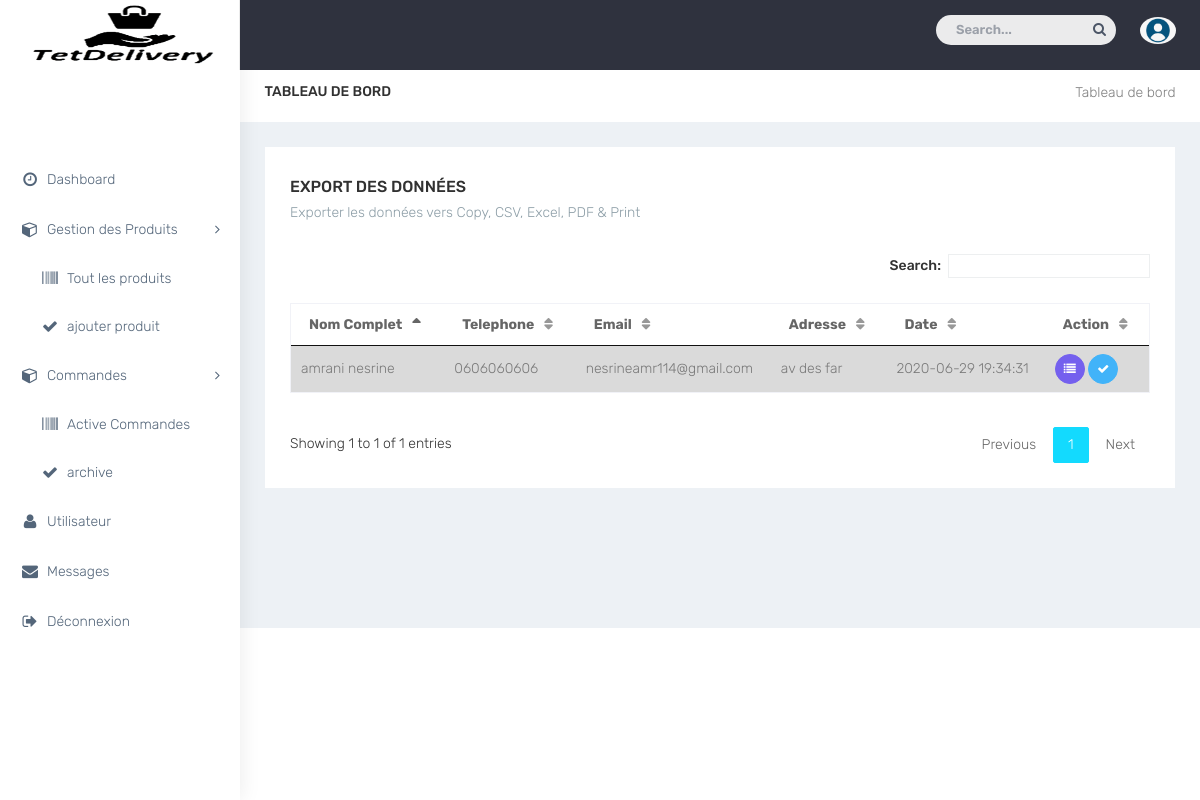
/archived.php, run on the app's committed database.
### tables this page shows
CREATE TABLE `commandes` (
  `id` int(11) NOT NULL,
  `id_client` int(11) NOT NULL,
  `nom` varchar(20) NOT NULL,
  `prenom` varchar(20) NOT NULL,
  `telephone` text NOT NULL,
  `email` text NOT NULL,
  `adresse` text NOT NULL,
  `date` datetime NOT NULL,
  `statut` int(2) DEFAULT NULL
);

### archived.php (the view, shortened to what this page needs)
<?php
 $servername = "localhost";
$username = "root";
$password = "";
$dbname = "tetouandelivery";
$conn = new mysqli($servername, $username, $password, $dbname);
$sql3 = "SELECT * FROM admins,clients where admins.id = clients.id AND admins.id='".$_SESSION['id']."'";
$req3 = mysqli_query($conn,$sql3) or die('Erreur SQL !<br/>'.$sql3.'<br/>'.mysqli_error($conn));
$data3 = mysqli_fetch_array($req3);
?>
<!DOCTYPE html>
<html lang="en">
<head>
        <link href="https://cdn.datatables.net/buttons/1.2.2/css/buttons.dataTables.min.css" rel="stylesheet" type="text/css" />
    <link href="plugins/bower_components/datatables/jquery.dataTables.min.css" rel="stylesheet" type="text/css" />
    <link href="plugins/bower_components/sidebar-nav/dist/sidebar-nav.min.css" rel="stylesheet">
    <link href="bootstrap/dist/css/bootstrap.min.css" rel="stylesheet">
    <link href="bootstrap/dist/css/bootstrap.min.css" rel="stylesheet">
    <link href="plugins/bower_components/sidebar-nav/dist/sidebar-nav.min.css" rel="stylesheet">
    <link href="plugins/bower_components/toast-master/css/jquery.toast.css" rel="stylesheet">
    <link href="plugins/bower_components/morrisjs/morris.css" rel="stylesheet">
    <link href="plugins/bower_components/chartist-js/dist/chartist.min.css" rel="stylesheet">
    <link href="plugins/bower_components/chartist-plugin-tooltip-master/dist/chartist-plugin-tooltip.css" rel="stylesheet">
    <link href="css/animate.css" rel="stylesheet">
    <link href="css/style1.css" rel="stylesheet">
    <link href="css/colors/default.css" id="theme" rel="stylesheet">
</head>
<body class="fix-header">
    <div id="wrapper">
        <nav class="navbar navbar-default navbar-static-top m-b-0">
            <div class="navbar-header">
               <div class="top-left-part">
                    <a class="logo" href="dashboard.php">
                        <b>
                        </b>
                        <span class="hidden-xs">
                           <img src="images/banImg4.png" alt="home" class="light-logo" style="width:200px;height:70px;" />
                        </span>
                    </a>
                </div>
                <ul class="nav navbar-top-links navbar-right pull-right">
                    <li>
                        <form role="search" class="app-search hidden-sm hidden-xs m-r-10">
                            <input type="text" placeholder="Search..." class="form-control">
                            <a href="">
                                <i class="fa fa-search"></i>
                            </a>
                        </form>
                    </li>
                      <li>
                        <a class="profile-pic" href="#"> <img src="images/user2.png" alt="user-img" width="36" class="img-circle"><b class="hidden-xs"><?= $data3['prenom'] ?></b></a>
                    </li>
                </ul>
            </div>
        </nav>
        <div class="navbar-default sidebar" role="navigation">
            <div class="sidebar-nav slimscrollsidebar">
                <div class="sidebar-head">
                    <h3><span class="fa-fw open-close"><i class="ti-close ti-menu"></i></span> <span class="hide-menu">Navigation</span></h3>
                </div>
                 <div class="user-profile">
                </div>
                <ul class="nav" id="side-menu">
                    <li style="padding: 70px 0 0;">
                        <a href="dashboard.php" class="waves-effect"><i class="fa fa-clock-o fa-fw" aria-hidden="true"></i>Dashboard</a>
                    </li>
                     <li>
                        <a href="javascript:void(0)" class="waves-effect"><i class="fa fa-cube fa-user fa-fw" aria-hidden="true"></i><span class="hide-menu">Gestion des Produits<span class="fa arrow"></span></span></a>
                       <ul class="nav nav-second-level">
                            <li> <a href="gproduits.php"><i data-icon="/" class="fa fa-barcode fa-fw"></i><span class="hide-menu">Tout les produits</span></a> </li>
                            <li> <a href="ajouterproduit.php"><i data-icon="7" class="fa fa-check fa-fw"></i><span class="hide-menu">ajouter produit </span></a> </li>
                        </ul>
                    </li>
                     <li>
                        <a href="javascript:void(0)" class="waves-effect"><i class="fa fa-cube fa-user fa-fw" aria-hidden="true"></i><span class="hide-menu">Commandes<span class="fa arrow"></span></span></a>
                       <ul class="nav nav-second-level">
                            <li> <a href="gcommandes.php"><i data-icon="/" class="fa fa-barcode fa-fw"></i><span class="hide-menu">Active Commandes</span></a> </li>
                            <li> <a href="archived.php"><i data-icon="7" class="fa fa-check fa-fw"></i><span class="hide-menu">archive </span></a> </li>
                        </ul>
                    </li>
                    <li>
                        <a href="gusers.php" class="waves-effect"><i class="fa fa-user fa-fw" aria-hidden="true"></i>Utilisateur</a>
                    </li>
                   <li>
                        <a href="gmessages.php" class="waves-effect"><i class="fa fa-envelope fa-fw" aria-hidden="true"></i>Messages</a>
                    </li>
                    <li>
                        <a href="logout.php" class="waves-effect"><i class="fa fa-sign-out fa-fw" aria-hidden="true"></i>Déconnexion</a>
                    </li>
                </ul>
            </div>
        </div>
        <div id="page-wrapper">
            <div class="container-fluid">
                <div class="row bg-title">
                    <div class="col-lg-3 col-md-4 col-sm-4 col-xs-12">
                        <h4 class="page-title">Tableau de bord</h4> </div>
                    <div class="col-lg-9 col-sm-8 col-md-8 col-xs-12">
                        <ol class="breadcrumb">
                            <li><a href="#">Tableau de bord</a></li>
                        </ol>
                    </div>
                </div>
                <div class="row">
                    <div class="col-sm-12">
                        <div class="white-box">
                            <h3 class="box-title m-b-0">Export des données</h3>
                            <p class="text-muted m-b-30">Exporter les données vers Copy, CSV, Excel, PDF & Print</p>
                            <div class="table-responsive">
                                <table id="example23" class="display nowrap" cellspacing="0" width="100%">
                                    <thead>
                                        <tr>
                                            <th>Nom Complet</th>
                                            <th>Telephone</th>
                                            <th>Email</th>
                                            <th>Adresse</th>
                                            <th>Date</th>
                                            <th>Action</th>
                                        </tr>
                                    </thead>
                                    <tbody>
                                        <?php
                                        include_once('data-table.php');
                                        if($row=data_collecter("commandes"))
                                        {
                                            foreach($row as $a)
                                            {
                                                if($a['statut']==1)
                                                {
                                                echo "<tr  style='background-color:#DADADA;border:1px white solid;'>
                                            <td>".$a["nom"]." ".$a["prenom"]."</td>
                                            <td>".$a["telephone"]."</td>
                                            <td>".$a["email"]."</td>
                                            <td>".$a["adresse"]."</td>
                                            <td>".$a["date"]."</td>
                                            <td>
                            <a type='button' href='invoice1.php?id=".$a["id"]."' class='btn btn-primary btn-circle btn-sm'><i class='fa fa-list'></i> </a>
                            ".archivebutton($a['id'])."
                                            </td></tr> ";
                                                }
                                            }
                                            }
                                         ?>
                                    </tbody>
                                </table>
                            </div>
                        </div>
                    </div>
                </div>
                </div>
            </div>
            <footer class="footer text-center">  </footer>
        </div>
</body>
</html>

### data-table.php (shortened to what this page needs)
<?php
function data_collecter($type)
{
$servername = "localhost";
$username = "root";
$password = "";
$dbname = "tetouandelivery";
$conn = new mysqli($servername, $username, $password, $dbname);
if($type=="produits"){$sql = "SELECT * FROM produits";}
else if($type=="users"){$sql = "SELECT * FROM clients where id NOT IN (SELECT id FROM admins)";
}
else if($type=="commandes"){$sql = "SELECT * FROM commandes";}
else if($type=="messages"){$sql = "SELECT * FROM messages";}
$result = $conn->query($sql);
if ($result->num_rows > 0) {
    return $result;
}
else{return "no records";}
}
function archivebutton($id)
{
$servername = "localhost";
$username = "root";
$password = "";
$dbname = "tetouandelivery";
$conn = new mysqli($servername, $username, $password, $dbname);
					$sql="SELECT * FROM commandes where id='$id'";
					$result = $conn->query($sql);
					if ($result->num_rows > 0) {
						 while($row = $result->fetch_assoc()) {
						 	if($row['statut']!=1) return $b="<a type='button' href='archiver.php?id=".$id."&action=archive' class='btn btn-success btn-circle btn-sm'><i class='fa fa-check'></i> </a>";
						 	else return $b="<a type='button' href='archiver.php?id=".$id."&action=else' class='btn btn-info btn-circle btn-sm'><i class='fa fa-check'></i> </a>";
						 }
					}
}
?>

### css/colors/default.css (style rules this page uses)
body { background: #fff; }
.top-left-part { background: #fff; }
.top-left-part .light-logo { display: inline-block; }
.navbar-header { background: #2f323e; }
.navbar-top-links > li > a { color: #ffffff; }
.sidebar .sidebar-head { background: #ffffff; }
.sidebar .sidebar-head h3 { color: #686868; }
.sidebar { background: #fff; box-shadow: 1px 0px 20px rgba(0, 0, 0, 0.08); }
#side-menu li a { color: #54667a; }
#side-menu li a { color: #54667a; border-left: 0px solid #fff; }
#side-menu > li > a { border-left: 3px solid transperant; }

### data on the page
commandes: nom "amrani", prenom "nesrine", telephone "0606060606", email "nesrineamr114@gmail.com", adresse "av des far", date "2020-06-29 19:34:31"
